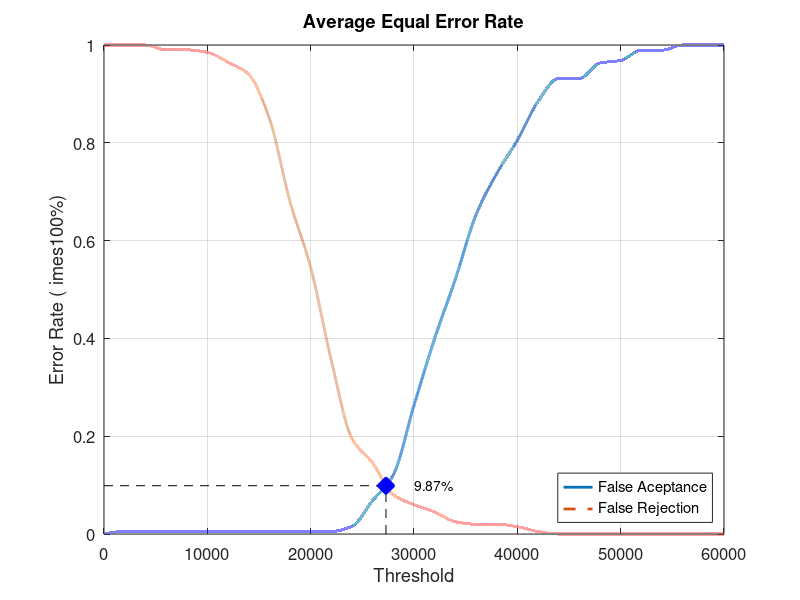
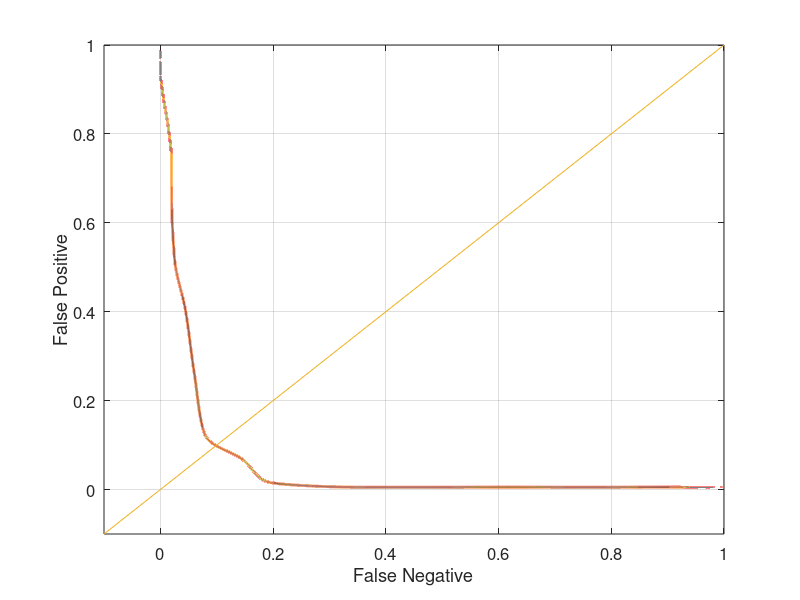

Here is the MATLAB script that generated these plots, in order:
close all;
clear;
clc;
x = 0:2000:60000;
xq = 0:0.5:60000;

y0 = [0 0.00526316 0.00526316 0.00526316 0.00526316 0.00526316 0.00526316 0.00526316 0.00526316 0.00526316 0.00526316 0.00526316 0.0157895 0.0684211 0.121053 0.263158 0.4 0.521053 0.652632 0.736842 0.805263 0.884211 0.931579 0.931579 0.963158 0.968421 0.989474 0.989474 1 1 1]
yy0 = interp1(x, y0, xq, 'pchip');
y1 = [1 1 1 0.99 0.99 0.985 0.965 0.94 0.85 0.68 0.545 0.355 0.195 0.145 0.08 0.06 0.045 0.025 0.02 0.02 0.015 0.005 0 0 0 0 0 0 0 0 0]
yy1 = interp1(x, y1, xq, 'pchip');

% Calculating EER: 
y2 = abs(y0 - y1);
find(y2 == min(y2))
yy2 = abs(yy0 - yy1);
xEER = find(yy2 == min(yy2));
xEERIndex = xq(xEER) % X-axis EER
yEER = yy0(xEER) % Y-axis EER

main = figure
plot(xq, yy0,'-','LineWidth', 2);	hold on
plot(xq, yy1,'--','LineWidth', 2);	hold on
plot([xEERIndex xEERIndex], [0 yEER], 'k--');	hold on
plot([0 xEERIndex], [yEER yEER], 'k--');	hold on
plot(xEERIndex, yEER, 'bx', 'LineWidth', 10);	hold on
text(xEERIndex + 10 * xEERIndex / 100, yEER, [num2str(round((10000 * yEER)) / 100) '%'])
legend('False Aceptance', 'False Rejection', 'Location', 'SouthEast')
xlabel('Threshold')
ylabel('Error Rate (	imes100%)')
title('Average Equal Error Rate')
set(gca, 'FontSize', 12)
axis([0 60000 0 1])
grid on

print(main, 'Database5_3Main', '-dpng');
FNRxFPR = figure('Color', [1 1 1]);
plot(yy1, yy0, '-', yy1, yy0, 'LineWidth', 2);
hold on
y = -0.1:0.1:1
plot(y, y); 
set(gca, 'FontSize', 12)
xlabel('False Negative')
ylabel('False Positive')
axis([-0.1 1 -0.1 1])
set(gca, 'FontSize', 12)
grid on

print(FNRxFPR, 'Database5_3FNRxFPR','-dpng');
